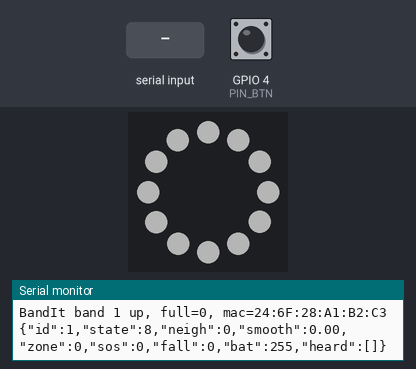
This sketch was run on a simulated Seeed XIAO ESP32-C3. Parts: 12 RGB LEDs in a ring, first at the top, clockwise, the last lines printed to the serial monitor. The inputs (shaded band) are chosen by the test bench; at power-on: GPIO 4 (PIN_BTN) HIGH. Dim RGB values are drawn brighter than linear; random numbers use the default seed unless the sketch sets one.

Above: at 1.2 s.
1.3 s: "sos\n" received over Serial
At 1.71 s:
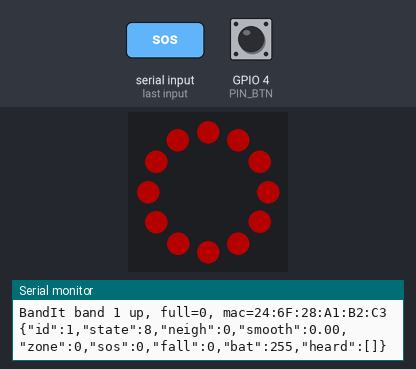
3.8 s: GPIO 4 (PIN_BTN) pulled LOW for 3.2 s
At 7.48 s:
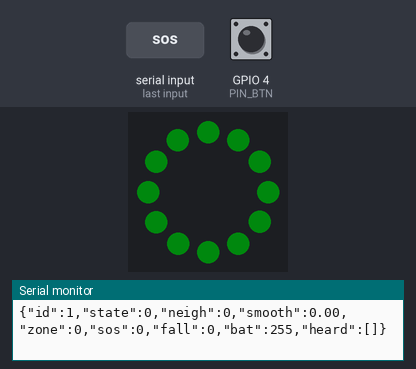
7.6 s: "pay\n" received over Serial
At 7.97 s:
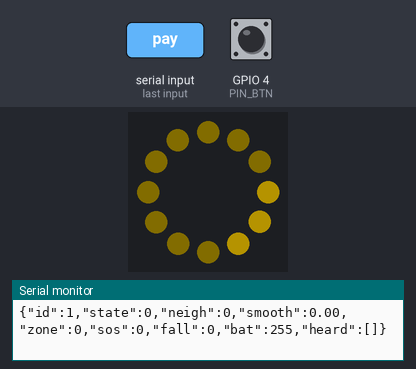

The sketch:

bandit_band.ino
```cpp
/*
  BandIt band firmware, v0.1 skeleton (Cal Hacks 13.0)
  Board: Seeed XIAO ESP32C3   Core: "esp32 by Espressif" 3.x   Library: Adafruit NeoPixel

  NOT COMPILED HERE. Written against the arduino-esp32 3.x API (ledcAttach, esp_now_recv_info_t). Expect to fix a few
  compile nits, then it should run. Everything is non-blocking; loop() runs at a few kHz.

  What it does
    - beacons its id over ESP-NOW broadcast at 10 Hz and listens to everyone else
    - counts nearby bands (RSSI above a threshold, heard in the last 2 s), smooths it, drives GREEN / YELLOW / GUIDE
    - picks its zone = strongest station beacon
    - button: short press = confirm (F_PRESS for 1 s), hold 3 s = SOS latch (strobe + buzz), hold 3 s again = clear
    - joins the light circle (blue pulse) when a nearby band is in SOS
    - FULL_BAND: reads the MPU-6050 at 50 Hz, detects a fall (impact then stillness) and raises F_FALL + SOS
    - obeys gateway commands (state, exit colour, pay prompt, clear, buzz, live threshold tuning)

  Per band: set BAND_ID (1..9) and FULL_BAND, flash, label the case with the id.
*/
#include <WiFi.h>
#include <esp_now.h>
#include <esp_wifi.h>
#include <Wire.h>
#include <Adafruit_NeoPixel.h>
#include "bandit_common.h"

BandState currentState();   // forward declaration (the Arduino preprocessor sometimes misses enum-returning functions)
void startBuzz(const uint16_t* pat, uint8_t len, uint8_t reps);

// ------------------------------------------------------------------ per-band config
#define BAND_ID      1
#define FULL_BAND    0        // 1 on the three bands that carry the MPU-6050 and the motor
#define HAS_VBAT_DIV 0        // 1 if you fitted the 2 x 200k divider on A0

// ------------------------------------------------------------------ pins (XIAO silkscreen)
#define PIN_VBAT   A0    // D0  GPIO2   ADC1, optional battery divider
#define PIN_RING   D1    // GPIO3       WS2812B DIN through 330 R
#define PIN_BTN    D2    // GPIO4       tactile switch to GND
#define PIN_SDA    D4    // GPIO6       MPU-6050
#define PIN_SCL    D5    // GPIO7
#define PIN_MOTOR  D6    // GPIO21      1k -> 2N2222 base
// D8 (GPIO8) and D9 (GPIO9) are strapping pins: leave them unconnected.

// ------------------------------------------------------------------ tunables (CMD_THRESH / CMD_RSSI can change the first four live)
uint8_t  yellowAt = 3, redAt = 5;              // smoothed neighbour counts; hysteresis = 1 below each
int8_t   neighRssiMin = NEIGH_RSSI_MIN;
int8_t   circleRssiMin = CIRCLE_RSSI_MIN;
const uint8_t RING_BRIGHT = 64;                // 0..255. 12 LEDs at full white is ~0.7 A: keep this at or below 80 on battery
const uint8_t MOTOR_DUTY  = 180;               // of 255 (~70%): 3 V motor on up to 4.2 V
const uint8_t TX_POWER    = 32;                // 0.25 dBm units: 32 = 8 dBm. Lower shrinks range, the gateway must still hear you.

// ------------------------------------------------------------------ exit colours (index used by CMD_EXIT and by stations)
const uint32_t EXIT_COLOURS[] = { 0, 0x0000FF, 0xFF00FF, 0x00FFFF, 0xFFFFFF, 0xFF6000, 0x8000FF };  // 1 blue, 2 magenta, 3 cyan, 4 white, 5 orange, 6 violet
const uint8_t  N_EXIT = 6;

// ------------------------------------------------------------------ state
Adafruit_NeoPixel ring(12, PIN_RING, NEO_GRB + NEO_KHZ800);
struct Seen { uint8_t id; int8_t rssi; uint32_t last; uint8_t flags; };
Seen bands[32];  uint8_t nBands = 0;
Seen stations[8]; uint8_t nStations = 0;

float    neighSmooth = 0;
uint8_t  neighCount = 0;
uint8_t  zone = 0;
uint8_t  exitColour = 1;
BandState densityState = S_IDLE;      // what the density logic wants
BandState forcedState = S_OFF;        // what the gateway forced (S_OFF = nothing forced)
uint32_t forcedUntil = 0;
bool     overrideAuto = false;
bool     sos = false, fell = false;
uint32_t pressFlagUntil = 0, payPromptUntil = 0, paidUntil = 0, connectUntil = 0, identUntil = 0, nearSosUntil = 0;
uint16_t seq = 0;
uint8_t  batPct = 255;

// motor pattern: array of on/off ms, repeated `reps` times
struct Buzz { const uint16_t* pat; uint8_t len; uint8_t reps; uint8_t i; uint8_t rep; uint32_t next; bool on; bool active; } buzz = {};
const uint16_t PAT_SHORT[] = {120, 0};
const uint16_t PAT_DOUBLE[] = {100, 100, 100, 0};
const uint16_t PAT_SOS[]   = {150, 150, 150, 150, 150, 400, 500, 200, 500, 200, 500, 400};
const uint16_t PAT_LONG[]  = {600, 0};

// ------------------------------------------------------------------ helpers
uint32_t dim(uint32_t c, uint8_t b) {     // scale a 0xRRGGBB colour by b/255
  return ((((c >> 16) & 0xFF) * b / 255) << 16) | ((((c >> 8) & 0xFF) * b / 255) << 8) | (((c & 0xFF) * b / 255));
}
void fill(uint32_t c) { for (int i = 0; i < 12; i++) ring.setPixelColor(i, c); }

void startBuzz(const uint16_t* pat, uint8_t len, uint8_t reps) {
#if FULL_BAND
  buzz = { pat, len, reps, 0, 0, (uint32_t)millis(), false, true };
#endif
}
void serviceBuzz() {
#if FULL_BAND
  if (!buzz.active) return;
  uint32_t now = millis();
  if ((int32_t)(now - buzz.next) < 0) return;
  if (buzz.i >= buzz.len) {
    buzz.i = 0; buzz.rep++;
    if (buzz.rep >= buzz.reps) { buzz.active = false; ledcWrite(PIN_MOTOR, 0); return; }
  }
  bool on = (buzz.i % 2) == 0;
  ledcWrite(PIN_MOTOR, on ? MOTOR_DUTY : 0);
  buzz.next = now + buzz.pat[buzz.i];
  buzz.i++;
#endif
}

// ------------------------------------------------------------------ radio
void sendBeacon() {
  Pkt p = {};
  p.magic = BANDIT_MAGIC; p.type = T_BAND; p.id = BAND_ID;
  p.flags = (sos ? F_SOS : 0) | (fell ? F_FALL : 0) | (millis() < pressFlagUntil ? F_PRESS : 0)
          | (batPct != 255 && batPct < 15 ? F_LOWBAT : 0) | (FULL_BAND ? F_FULLBAND : 0);
  p.neigh = neighCount; p.zone = zone; p.bat = batPct; p.state = currentState(); p.seq = seq++;
  esp_now_send(BCAST_ADDR, (const uint8_t*)&p, sizeof(p));
}

void noteSeen(Seen* tbl, uint8_t& n, uint8_t cap, uint8_t id, int8_t rssi, uint8_t flags) {
  for (uint8_t i = 0; i < n; i++) if (tbl[i].id == id) { tbl[i].rssi = rssi; tbl[i].last = millis(); tbl[i].flags = flags; return; }
  if (n < cap) { tbl[n++] = { id, rssi, (uint32_t)millis(), flags }; }
}

void handleCmd(const Pkt& p) {
  if (p.target != 0 && p.target != BAND_ID) return;
  uint32_t now = millis();
  switch (p.cmd) {
    case CMD_STATE:   forcedState = (BandState)p.arg; forcedUntil = p.arg2 ? now + p.arg2 * 100UL : 0; break;
    case CMD_EXIT:    if (p.arg >= 1 && p.arg <= N_EXIT) exitColour = p.arg; break;
    case CMD_CLEAR:   sos = false; fell = false; forcedState = S_OFF; nearSosUntil = 0; break;
    case CMD_BUZZ:    if (p.arg == 2) startBuzz(PAT_DOUBLE, 4, 2); else if (p.arg == 3) startBuzz(PAT_LONG, 2, 1); else startBuzz(PAT_SHORT, 2, 1); break;
    case CMD_PAY:     payPromptUntil = now + 8000; startBuzz(PAT_DOUBLE, 4, 1); break;
    case CMD_PAID:    payPromptUntil = 0; paidUntil = now + 1500; startBuzz(PAT_SHORT, 2, 1); break;
    case CMD_THRESH:  yellowAt = p.arg; redAt = p.arg2; break;
    case CMD_RSSI:    neighRssiMin = -(int8_t)p.arg; circleRssiMin = -(int8_t)p.arg2; break;
    case CMD_OVERRIDE: overrideAuto = p.arg != 0; break;
  }
}

void onRecv(const esp_now_recv_info_t* info, const uint8_t* data, int len) {
  if (len < (int)sizeof(Pkt)) return;
  const Pkt* p = (const Pkt*)data;
  if (p->magic != BANDIT_MAGIC) return;
  int8_t rssi = info->rx_ctrl ? info->rx_ctrl->rssi : -100;
  if (p->type == T_BAND && p->id != BAND_ID) {
    noteSeen(bands, nBands, 32, p->id, rssi, p->flags);
    if ((p->flags & (F_SOS | F_FALL)) && rssi >= circleRssiMin) nearSosUntil = millis() + 1500;   // light circle
  } else if (p->type == T_STATION) {
    noteSeen(stations, nStations, 8, p->id, rssi, p->flags);
  } else if (p->type == T_CMD) {
    handleCmd(*p);
  }
}

void radioBegin() {
  WiFi.mode(WIFI_STA);
  WiFi.disconnect();
  esp_wifi_set_ps(WIFI_PS_NONE);
  esp_wifi_set_channel(BANDIT_CHANNEL, WIFI_SECOND_CHAN_NONE);
  esp_wifi_set_max_tx_power(TX_POWER);
  if (esp_now_init() != ESP_OK) { Serial.println("esp_now_init failed"); ESP.restart(); }
  esp_now_peer_info_t peer = {};
  memcpy(peer.peer_addr, BCAST_ADDR, 6);
  peer.channel = 0; peer.encrypt = false; peer.ifidx = WIFI_IF_STA;
  esp_now_add_peer(&peer);
  esp_now_register_recv_cb(onRecv);
}

// ------------------------------------------------------------------ density + zone
void updateNeighbours() {
  uint32_t now = millis();
  uint8_t n = 0;
  for (uint8_t i = 0; i < nBands; i++)
    if (now - bands[i].last < NEIGH_WINDOW_MS && bands[i].rssi >= neighRssiMin) n++;
  neighSmooth = 0.7f * neighSmooth + 0.3f * n;        // called every 250 ms -> ~1 s time constant
  neighCount = (uint8_t)(neighSmooth + 0.5f);
  // hysteresis
  if (densityState == S_IDLE   && neighCount >= yellowAt) densityState = S_YELLOW;
  if (densityState == S_YELLOW && neighCount >= redAt)    densityState = S_GUIDE;
  if (densityState == S_GUIDE  && neighCount <  redAt - 1)    densityState = S_YELLOW;
  if (densityState == S_YELLOW && neighCount <  yellowAt - 1) densityState = S_IDLE;
  // zone = strongest fresh station
  int8_t best = -127; uint8_t bz = 0;
  for (uint8_t i = 0; i < nStations; i++)
    if (now - stations[i].last < ZONE_WINDOW_MS && stations[i].rssi > best) { best = stations[i].rssi; bz = stations[i].id; }
  zone = bz;
}

BandState currentState() {
  uint32_t now = millis();
  if (now < identUntil) return S_IDENT;
  if (sos || fell) return S_SOS;
  if (now < paidUntil) return S_PAID;
  if (now < payPromptUntil) return S_PAY;
  if (now < connectUntil) return S_CONNECT;
  if (now < nearSosUntil) return S_NEAR_SOS;
  if (forcedState != S_OFF && (forcedUntil == 0 || now < forcedUntil)) return forcedState;
  if (overrideAuto) return S_IDLE;
  return densityState;
}

// ------------------------------------------------------------------ button
void serviceButton() {
  static bool was = false; static uint32_t downAt = 0; static bool longFired = false;
  bool down = digitalRead(PIN_BTN) == LOW;
  uint32_t now = millis();
  if (down && !was) { downAt = now; longFired = false; }
  if (down && !longFired && now - downAt >= 3000) {          // 3 s hold: toggle SOS
    longFired = true;
    sos = !sos; if (!sos) fell = false;
    startBuzz(PAT_SOS, 12, 1);
  }
  if (!down && was && !longFired && now - downAt > 30) {     // short press: confirm
    pressFlagUntil = now + 1000;
    if (now < payPromptUntil) { /* gateway sees F_PRESS and will send CMD_PAID */ }
    startBuzz(PAT_SHORT, 2, 1);
  }
  was = down;
}

// ------------------------------------------------------------------ MPU-6050 (FULL_BAND): raw I2C, no library
#if FULL_BAND
const uint8_t MPU = 0x68;
bool mpuOk = false;
void mpuWrite(uint8_t reg, uint8_t val) { Wire.beginTransmission(MPU); Wire.write(reg); Wire.write(val); Wire.endTransmission(); }
bool mpuBegin() {
  Wire.begin(PIN_SDA, PIN_SCL, 400000);
  Wire.beginTransmission(MPU); if (Wire.endTransmission() != 0) return false;
  mpuWrite(0x6B, 0x00);        // wake
  mpuWrite(0x1C, 0x10);        // accel +/- 8 g (4096 LSB/g)
  mpuWrite(0x1A, 0x03);        // DLPF ~44 Hz
  return true;
}
float mpuAccelG() {            // |a| in g
  Wire.beginTransmission(MPU); Wire.write(0x3B); Wire.endTransmission(false);
  if (Wire.requestFrom((int)MPU, 6) != 6) return 1.0f;
  int16_t ax = (Wire.read() << 8) | Wire.read(); int16_t ay = (Wire.read() << 8) | Wire.read(); int16_t az = (Wire.read() << 8) | Wire.read();
  float x = ax / 4096.0f, y = ay / 4096.0f, z = az / 4096.0f;
  return sqrtf(x * x + y * y + z * z);
}
// Fall = impact (> 2.8 g) followed within 2 s by stillness (|a| within 0.2 g of 1 g for 1.5 s). Tune on a mat.
void serviceFall() {
  static uint32_t impactAt = 0, stillSince = 0; static uint32_t lastRead = 0;
  uint32_t now = millis(); if (now - lastRead < 20) return; lastRead = now;
  float a = mpuAccelG();
  if (a > 2.8f) { impactAt = now; stillSince = 0; }
  if (impactAt && now - impactAt < 3500) {
    bool still = fabsf(a - 1.0f) < 0.2f;
    if (still) { if (!stillSince) stillSince = now; else if (now - stillSince > 1500) { fell = true; impactAt = 0; startBuzz(PAT_SOS, 12, 1); } }
    else stillSince = 0;
  }
}
#endif

// ------------------------------------------------------------------ battery
void serviceBattery() {
#if HAS_VBAT_DIV
  static uint32_t last = 0; if (millis() - last < 5000) return; last = millis();
  uint32_t mv = 0; for (int i = 0; i < 16; i++) mv += analogReadMilliVolts(PIN_VBAT); mv = mv / 16 * 2;
  int pct = (int)((mv - 3300) * 100 / (4200 - 3300)); batPct = constrain(pct, 0, 100);
#endif
}

// ------------------------------------------------------------------ ring animation
void serviceRing() {
  static uint32_t last = 0; uint32_t now = millis(); if (now - last < 25) return; last = now;   // 40 fps
  BandState s = currentState();
  float t = (now % 2000) / 2000.0f;                     // 0..1 every 2 s
  uint8_t breathe = 40 + (uint8_t)(60 * (0.5f + 0.5f * sinf(t * 6.2832f)));
  int head = (now / 80) % 12;
  switch (s) {
    case S_IDLE:     fill(dim(0x00FF20, breathe)); break;
    case S_YELLOW:   fill(0xFFA000); break;
    case S_GUIDE: {  uint32_t ex = EXIT_COLOURS[exitColour];
                     for (int i = 0; i < 12; i++) { int d = (i - head + 12) % 12; ring.setPixelColor(i, d < 4 ? dim(ex, 255 - d * 60) : dim(0xFF0000, 50)); } break; }
    case S_SOS:      fill((now / 125) % 2 ? 0xFF0000 : 0x000000); break;
    case S_NEAR_SOS: fill(dim(0x2040FF, breathe + 80)); break;
    case S_PAY:      for (int i = 0; i < 12; i++) { int d = (i - head + 12) % 12; ring.setPixelColor(i, d < 3 ? 0xFFD000 : dim(0xFFD000, 25)); } break;
    case S_PAID:     fill(0x00FF00); break;
    case S_CONNECT:  for (int i = 0; i < 12; i++) ring.setPixelColor(i, random(100) < 30 ? 0xFF2080 : 0x000000); break;
    case S_IDENT:    fill((now / 200) % 2 ? 0xFFFFFF : 0x000000); break;
    default:         fill(0); break;
  }
  ring.show();
}

// ------------------------------------------------------------------ serial (bench debugging over USB)
void serviceSerial() {
  if (!Serial.available()) return;
  String line = Serial.readStringUntil('\n'); line.trim();
  if (line == "sos") { sos = !sos; }
  else if (line == "clear") { sos = false; fell = false; forcedState = S_OFF; }
  else if (line == "pay") { payPromptUntil = millis() + 8000; }
  else if (line == "buzz") { startBuzz(PAT_DOUBLE, 4, 2); }
  else if (line.startsWith("state ")) { forcedState = (BandState)line.substring(6).toInt(); forcedUntil = 0; }
  else if (line.startsWith("exit ")) { exitColour = line.substring(5).toInt(); }
  else if (line == "auto") { forcedState = S_OFF; }
}

void printStatus() {
  static uint32_t last = 0; if (millis() - last < 1000) return; last = millis();
  Serial.printf("{\"id\":%u,\"state\":%u,\"neigh\":%u,\"smooth\":%.2f,\"zone\":%u,\"sos\":%d,\"fall\":%d,\"bat\":%u,\"heard\":[",
                BAND_ID, currentState(), neighCount, neighSmooth, zone, sos, fell, batPct);
  bool first = true;
  for (uint8_t i = 0; i < nBands; i++) if (millis() - bands[i].last < NEIGH_WINDOW_MS) {
    Serial.printf("%s[%u,%d]", first ? "" : ",", bands[i].id, bands[i].rssi); first = false; }
  Serial.println("]}");
}

// ------------------------------------------------------------------ arduino
void setup() {
  Serial.begin(115200);
  pinMode(PIN_BTN, INPUT_PULLUP);
  ring.begin(); ring.setBrightness(RING_BRIGHT); fill(0); ring.show();
#if FULL_BAND
  ledcAttach(PIN_MOTOR, 20000, 8); ledcWrite(PIN_MOTOR, 0);
  mpuOk = mpuBegin();
#endif
#if HAS_VBAT_DIV
  analogReadResolution(12);
#endif
  radioBegin();
  Serial.printf("BandIt band %u up, full=%d, mac=%s\n", BAND_ID, FULL_BAND, WiFi.macAddress().c_str());
  identUntil = millis() + 1500;   // white blink on boot so you can see it reset
}

void loop() {
  static uint32_t nextBeacon = 0, nextNeigh = 0;
  uint32_t now = millis();
  if ((int32_t)(now - nextBeacon) >= 0) { sendBeacon(); nextBeacon = now + BAND_BEACON_MS + random(0, 30); }
  if ((int32_t)(now - nextNeigh) >= 0)  { updateNeighbours(); nextNeigh = now + 250; }
  serviceButton();
#if FULL_BAND
  if (mpuOk) serviceFall();
#endif
  serviceBuzz();
  serviceBattery();
  serviceRing();
  serviceSerial();
  printStatus();
}
```

Source omitted: bandit_common.h (3342 bytes)
